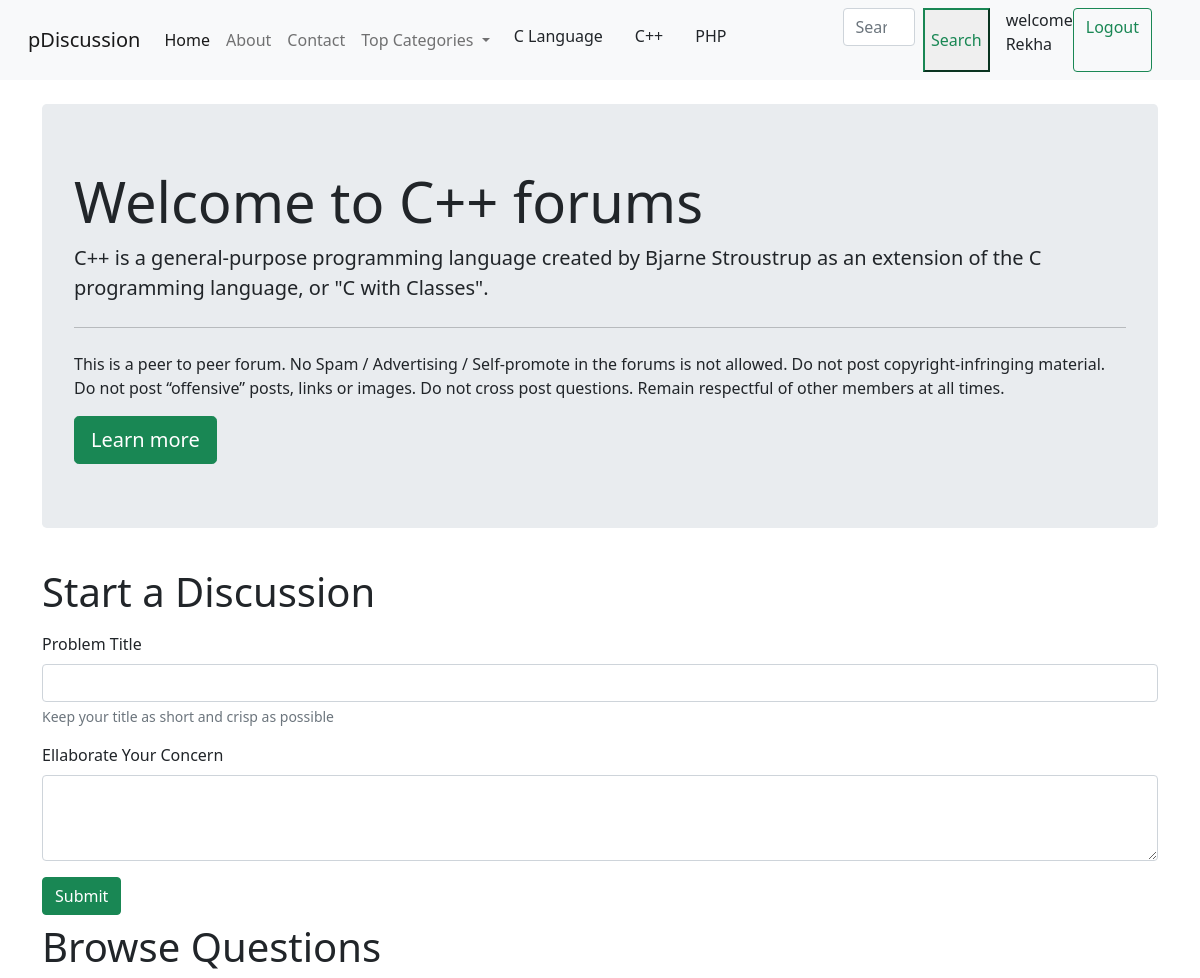
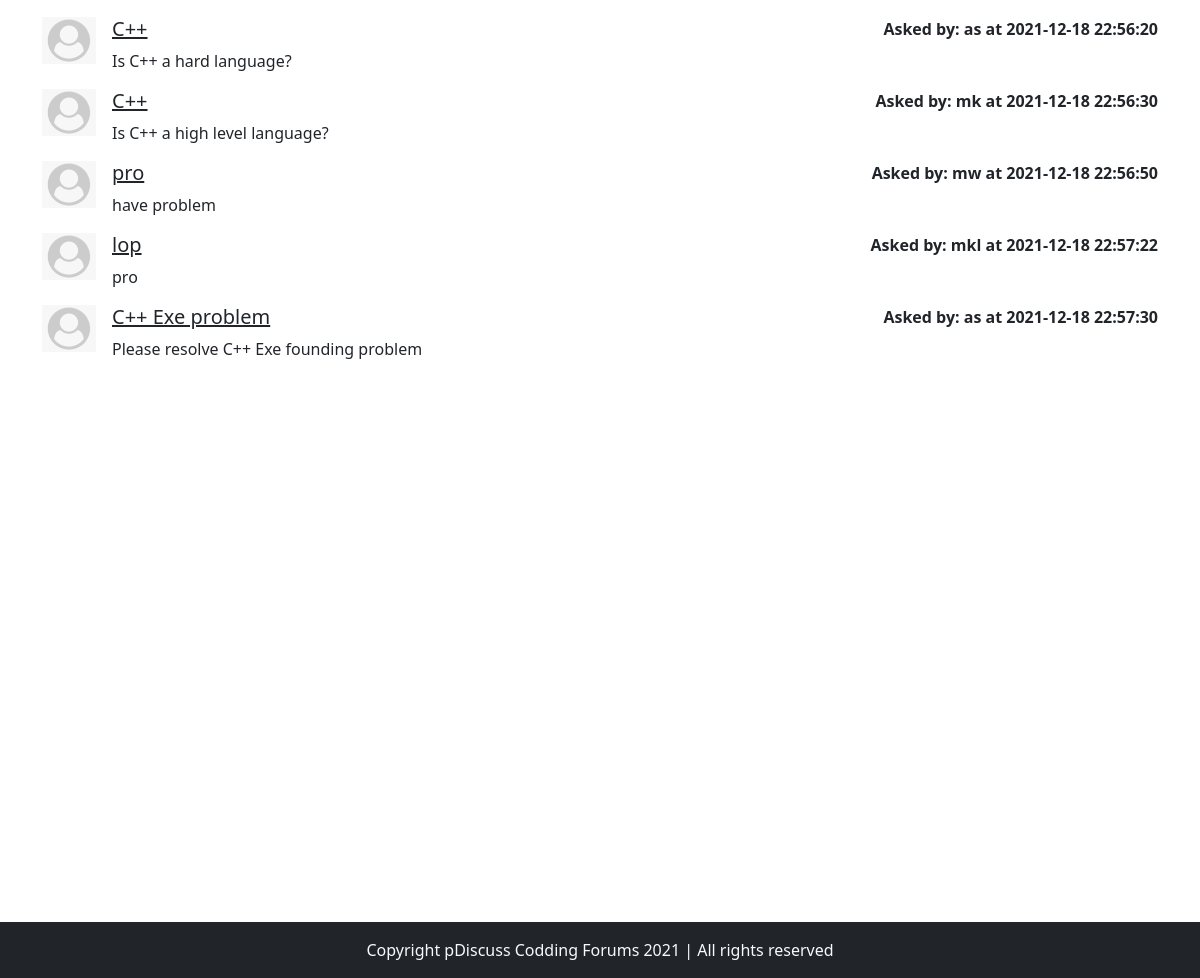
Screenshot of /threadlist.php?catid=2 (signed in) with the database file from the repository (2 pictures, top to bottom).
### tables this page shows
CREATE TABLE `categories` (
  `id` int(7) NOT NULL,
  `name` varchar(255) NOT NULL,
  `description` text NOT NULL,
  `dt` datetime NOT NULL DEFAULT current_timestamp()
);

CREATE TABLE `threads` (
  `thread_id` int(7) NOT NULL,
  `thread_title` varchar(255) NOT NULL,
  `thread_desc` text NOT NULL,
  `thread_cat_id` int(7) NOT NULL,
  `thread_user_id` int(7) NOT NULL,
  `timestamp` timestamp NOT NULL DEFAULT current_timestamp() ON UPDATE current_timestamp()
);

CREATE TABLE `users` (
  `id` int(7) NOT NULL,
  `username` varchar(30) NOT NULL,
  `password` text NOT NULL,
  `dt` datetime NOT NULL DEFAULT current_timestamp()
);

### threadlist.php (the view, shortened to what this page needs)
<!doctype html>
<html lang="en">
<head>
    <link rel="stylesheet" href="https://stackpath.bootstrapcdn.com/bootstrap/4.5.0/css/bootstrap.min.css"
>
</head>
<body>
    <?php include 'partials/_header.php';?>
    <?php
        $id = $_GET['catid'];
        $sql = "SELECT * FROM `categories` WHERE id=$id";
        $result = mysqli_query($conn, $sql);
        while($row = mysqli_fetch_assoc($result)){
            $catname = $row['name'];
            $catdesc = $row['description'];
        }
    ?>
    <div class="container my-4">
        <div class="jumbotron">
            <h1 class="display-4">Welcome to <?php echo $catname;?> forums</h1>
            <p class="lead"> <?php echo $catdesc;?></p>
            <hr class="my-4">
            <p>This is a peer to peer forum. No Spam / Advertising / Self-promote in the forums is not allowed. Do not
                post copyright-infringing material. Do not post “offensive” posts, links or images. Do not cross post
                questions. Remain respectful of other members at all times.</p>
            <a class="btn btn-success btn-lg" href="#" role="button">Learn more</a>
        </div>
    </div>
    <?php
    if(isset($_SESSION['loggedin']) && $_SESSION['loggedin']==true)
    {
        echo
        '<div class="container">
                <h1 class="py-2">Start a Discussion</h1>
                <form action="'. $_SERVER["REQUEST_URI"] . '" method="post">
                    <div class="form-group">
                        <label for="exampleInputEmail1">Problem Title</label>
                        <input type="text" class="form-control" id="title" name="title" aria-describedby="emailHelp">
                        <small id="emailHelp" class="form-text text-muted">Keep your title as short and crisp as
                            possible</small>
                    </div>
                    <div class="form-group">
                        <input type="hidden" name="id" value="' . $_SESSION['id']  . '">
                        <label for="exampleFormControlTextarea1">Ellaborate Your Concern</label>
                        <textarea class="form-control" id="desc" name="desc" rows="3"></textarea>
                    </div>
                    <button type="submit" class="btn btn-success">Submit</button>
               </form>
        </div>';
     }
     else
     {
        echo '<div class="container">
        <h1 class="py-2">Start a Discussion</h1>
        <p class="lead">You are not logged in. Please login to be able to start a Discussion</p>
    </div>';
     }
  ?>
    <div class="container mb-5" id="ques">
        <h1 class="py-2">Browse Questions</h1>
        <?php
            $id=$_GET['catid'];
            $sql="SELECT * FROM `threads` WHERE thread_cat_id=$id";
            $result=mysqli_query($conn,$sql);
            while($row=mysqli_fetch_assoc($result)){
                $id=$row['thread_id'];
                $title=$row['thread_title'];
                $desc=$row['thread_desc'];
                $thread_time=$row['timestamp'];
                $thread_user_id=$row['thread_user_id'];
                $sql2="SELECT username FROM `users` WHERE id='$thread_user_id'";
                $result2=mysqli_query($conn,$sql2);
                $row2=mysqli_fetch_assoc($result2);
              echo '<div class="media my-3">
                    <img src="img/userdefault.png" width="54px" class="mr-3" alt="..." align="left"><div class="media-body"> <h5 class="mt-0"> <a class="text-dark" href="thread.php?threadid=' . $id. '">'. $title . ' </a></h5>' . $desc . ' </div>' . '<div class="font-weight-bold my-0">Asked by: '. $row2['username'] . ' at '. $thread_time. '</div>
                    </div>';
            }
     ?>
    </div>
    <?php include 'partials/_footer.php';?>
</body>
</html>

### partials/_nav.php (shortened to what this page needs)
<?php
include '_dbconnect.php';
echo '
<nav class="navbar navbar-expand-lg navbar-light bg-light">
<div class="container-fluid">
    <a class="navbar-brand" href="/forum/index.php">pDiscussion</a>
    <button class="navbar-toggler" type="button" data-bs-toggle="collapse" data-bs-target="#navbarSupportedContent" aria-controls="navbarSupportedContent" aria-expanded="false" aria-label="Toggle navigation">
    <span class="navbar-toggler-icon"></span>
    </button>
    <div class="collapse navbar-collapse" id="navbarSupportedContent">
    <ul class="navbar-nav me-auto mb-2 mb-lg-0">
        <li class="nav-item">
        <a class="nav-link active" aria-current="page" href="/forum">Home</a>
        </li>
        <li class="nav-item">
        <a class="nav-link" href="about.php">About</a>
        </li>
        <li class="nav-item">
        <a  class="nav-link" href="contact.php">Contact</a>
        </li>
        <li class="nav-item dropdown">
        <a class="nav-link dropdown-toggle" href="#" id="navbarDropdown" role="button" data-toggle="dropdown" aria-haspopup="true" aria-expanded="false">
           Top Categories
        </a>
        <div class="dropdown-menu" aria-labelledby="navbarDropdown">';
          $sql="SELECT * FROM `categories` LIMIT 3";
            $result=mysqli_query($conn,$sql);
            while($row=mysqli_fetch_assoc($result))
            {
                $id=$row['id'];
                $cat=$row['name'];
            echo '<li><a class="dropdown-item"  href="threadlist.php?catid= ' . $id . '">' . $cat . '</a></li>';
            }
        echo'</div>
    </ul>
    <div class="row mx-2">';
    if(isset($_SESSION['loggedin']) && $_SESSION['loggedin']==true)
    {
        echo ' <form class="d-flex" method="get" action="search.php">
        <input class="form-control me-2" type="search" name="search" placeholder="Search" aria-label="Search">
        <button class="btn-outline-success custom-btn-class" type="submit">Search</button>
        <p class="text-light my-0 mx-2"><p class="text-dark"> welcome '.$_SESSION['username'].'</p>
        <a href="partials/_logout.php" class="btn btn-outline-success" type="submit">Logout</a>
        </form>';
    }
    echo'
         </div>
         </div>
         </nav>';
?>

### threadlist.php (style rules this page uses)
#ques { min-height: 433px; }

### rows the page displays
categories: name "C Language"
categories: name "C++", description "C++ is a general-purpose programming language created by Bjarne Stroustrup as an extension of the C programming language, or \"C with Classes\"."
categories: name "PHP"
threads: thread_title "C++", thread_desc "Is C++ a hard language?", users.username "as", timestamp "2021-12-18 22:56:20"
threads: thread_title "C++", thread_desc "Is C++ a high level language?", users.username "mk", timestamp "2021-12-18 22:56:30"
threads: thread_title "pro", thread_desc "have problem", users.username "mw", timestamp "2021-12-18 22:56:50"
threads: thread_title "lop", thread_desc "pro", users.username "mkl", timestamp "2021-12-18 22:57:22"
threads: thread_title "C++ Exe problem", thread_desc "Please resolve C++ Exe founding problem", users.username "as", timestamp "2021-12-18 22:57:30"

### other values shown
$_SESSION['username'] "Rekha"
